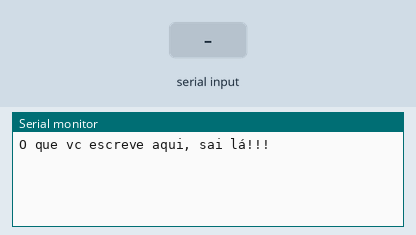
Recording of a sketch running on a simulated Arduino Uno, built with avr-gcc and run on an emulated ATmega328P. Parts: the last lines printed to the serial monitor. The inputs (shaded band) are chosen by the test bench.

Above: at 1.3 s.
1.4 s: "1" received over the second serial link
At 2.4 s:
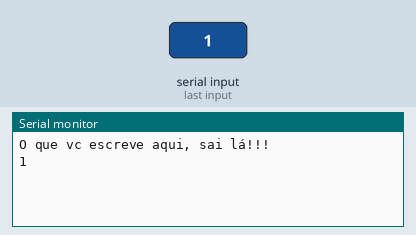
2.9 s: "0" received over the second serial link
At 3.5 s:
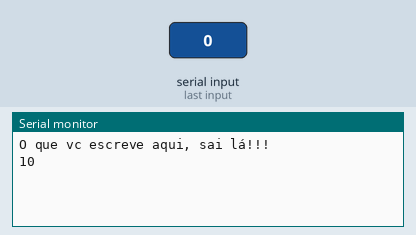

Measured:
- after the input at 1.4 s, the serial monitor: prints a new line at once (image 1)
- after the input at 2.9 s, the serial monitor: prints a new line at once (image 2)

The sketch:

Teste_Bluetooth.ino
```cpp
#include <SoftwareSerial.h>

#define RX 11
#define TX 12

#include <SoftwareSerial.h>
SoftwareSerial bluetooth(11, 12); // RX, TX
void setup(){
  Serial.begin(9600);
  bluetooth.begin(115200);  // The Bluetooth Mate defaults to 115200bps
  bluetooth.print("$");  // Print three times individually
  bluetooth.print("$");
  bluetooth.print("$");  // Enter command mode
  delay(100);  // Short delay, wait for the Mate to send back CMD
  bluetooth.println("U,9600,N");  // Temporarily Change the baudrate to 9600, no parity
  // 115200 can be too fast at times for NewSoftSerial to relay the data reliably
  bluetooth.begin(9600);  // Start bluetooth serial at 9600
  bluetooth.println("O que vc escreve aqui, sai lá!!!");
  Serial.println("O que vc escreve aqui, sai lá!!!");
}
void loop() {
  // check if data has been sent from the computer:
  if (bluetooth.available())
    Serial.write(bluetooth.read());
  if (Serial.available())
    bluetooth.write(Serial.read());
}
```
